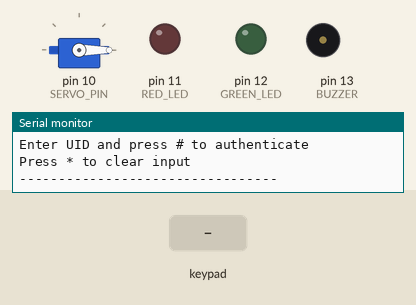
Recording of a sketch running on a simulated Arduino Uno, built with avr-gcc and run on an emulated ATmega328P. On the bench: servo, output pins drawn as LEDs (lit = HIGH), buzzer (waves = sounding), the last lines printed to the serial monitor. The inputs (shaded band) are chosen by the test bench.

Above: at 1.3 s.
1.4 s: key '#' pressed
At 1.6 s:
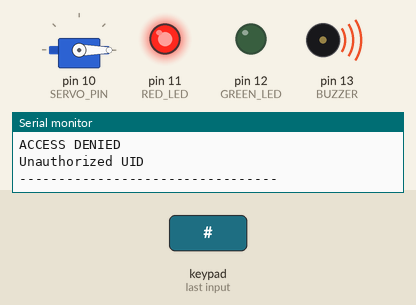
At 3.3 s:
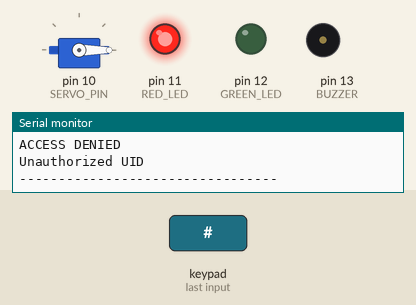
4.4 s: keypad keys 1 2 3 4 # pressed 0.4 s apart
At 8.8 s:
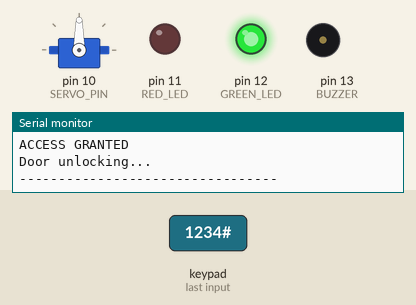
Timing chart, 0 to 14.5 s (numbered marks = the images above; inputs shaded):
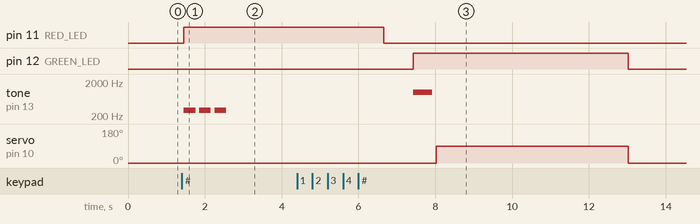

Measured:
- after the input at 1.4 s, pin 11 (RED_LED): LOW → HIGH after 0.06 s; tone on pin 13 (BUZZER): alternates 300 Hz for 0.30 s and silent for 0.10 s, 6 changes in all, then stays silent, starting after 0.06 s
- after the input at 4.4 s, pin 12 (GREEN_LED): LOW → HIGH after 3.0 s, → LOW 5.6 s later; tone on pin 13 (BUZZER): silent → 1000 Hz after 3.0 s, → silent 0.50 s later; servo on pin 10 (SERVO_PIN): 0° → 90° after 3.6 s, → 0° 5.0 s later

The sketch:

keypad_access_control.ino
```cpp
#include <Keypad.h>
#include <Servo.h>

// ─── Pin Definitions ───────────────────────────────────────
#define GREEN_LED  12
#define RED_LED    11
#define BUZZER     13
#define SERVO_PIN  10

// ─── Keypad Configuration ──────────────────────────────────
const byte ROWS = 4;
const byte COLS = 4;

char keys[ROWS][COLS] = {
  {'1','2','3','A'},
  {'4','5','6','B'},
  {'7','8','9','C'},
  {'*','0','#','D'}
};

byte rowPins[ROWS] = {9, 8, 7, 6};
byte colPins[COLS] = {5, 4, 3, 2};

Keypad keypad = Keypad(makeKeymap(keys), rowPins, colPins, ROWS, COLS);

// ─── Servo ─────────────────────────────────────────────────
Servo lockServo;

// ─── Authorized UIDs ───────────────────────────────────────
const String AUTHORIZED_UIDS[] = {"1234", "5678"};
const int NUM_AUTHORIZED = 2;

// ─── State Variables ───────────────────────────────────────
String inputUID = "";
bool doorOpen   = false;

// ─── Function Prototypes ───────────────────────────────────
bool checkUID(String uid);
void grantAccess();
void denyAccess();
void lockDoor();
void beepGrant();
void beepDeny();

// ───────────────────────────────────────────────────────────
void setup() {
  Serial.begin(9600);

  pinMode(GREEN_LED, OUTPUT);
  pinMode(RED_LED,   OUTPUT);
  pinMode(BUZZER,    OUTPUT);

  lockServo.attach(SERVO_PIN);
  lockServo.write(0);

  digitalWrite(GREEN_LED, LOW);
  digitalWrite(RED_LED,   LOW);

  Serial.println("=================================");
  Serial.println("  RFID Lab Access Control System ");
  Serial.println("=================================");
  Serial.println("Enter UID and press # to authenticate");
  Serial.println("Press * to clear input");
  Serial.println("---------------------------------");
}

// ───────────────────────────────────────────────────────────
void loop() {
  char key = keypad.getKey();

  if (key) {
    if (key == '*') {
      inputUID = "";
      Serial.println("Input cleared. Enter UID:");
      return;
    }

    if (key == '#') {
      Serial.print("Scanning UID: ");
      Serial.println(inputUID);

      if (checkUID(inputUID)) {
        grantAccess();
      } else {
        denyAccess();
      }

      inputUID = "";
      return;
    }

    if (key == 'D' && doorOpen) {
      lockDoor();
      return;
    }

    inputUID += key;
    Serial.print("Input: ");
    Serial.println(inputUID);
  }
}

// ─── Check UID ─────────────────────────────────────────────
bool checkUID(String uid) {
  for (int i = 0; i < NUM_AUTHORIZED; i++) {
    if (uid == AUTHORIZED_UIDS[i]) {
      return true;
    }
  }
  return false;
}

// ─── Access Granted ────────────────────────────────────────
void grantAccess() {
  Serial.println("---------------------------------");
  Serial.println("ACCESS GRANTED");
  Serial.println("Door unlocking...");
  Serial.println("---------------------------------");

  digitalWrite(GREEN_LED, HIGH);
  digitalWrite(RED_LED,   LOW);

  beepGrant();

  lockServo.write(90);
  doorOpen = true;

  // Green LED stays on for 5 seconds
  delay(5000);

  lockDoor();
}

// ─── Access Denied ─────────────────────────────────────────
void denyAccess() {
  Serial.println("---------------------------------");
  Serial.println("ACCESS DENIED");
  Serial.println("Unauthorized UID");
  Serial.println("---------------------------------");

  digitalWrite(RED_LED,   HIGH);
  digitalWrite(GREEN_LED, LOW);

  beepDeny();

  // Red LED stays on for 4 seconds after beeps finish
  delay(4000);

  digitalWrite(RED_LED, LOW);

  Serial.println("Enter UID and press # to authenticate");
}

// ─── Lock Door ─────────────────────────────────────────────
void lockDoor() {
  lockServo.write(0);
  doorOpen = false;

  digitalWrite(GREEN_LED, LOW);
  digitalWrite(RED_LED,   LOW);

  Serial.println("Door locked.");
  Serial.println("Enter UID and press # to authenticate");
}

// ─── Grant Beep: single clean tone ─────────────────────────
void beepGrant() {
  // One clean high tone: 1000Hz for 500ms
  tone(BUZZER, 1000, 500);
  delay(600);
  noTone(BUZZER);
}

// ─── Deny Beep: three low tones ────────────────────────────
void beepDeny() {
  // Three short low tones: 300Hz
  tone(BUZZER, 300, 300);
  delay(400);
  noTone(BUZZER);

  tone(BUZZER, 300, 300);
  delay(400);
  noTone(BUZZER);

  tone(BUZZER, 300, 300);
  delay(400);
  noTone(BUZZER);
}
```
